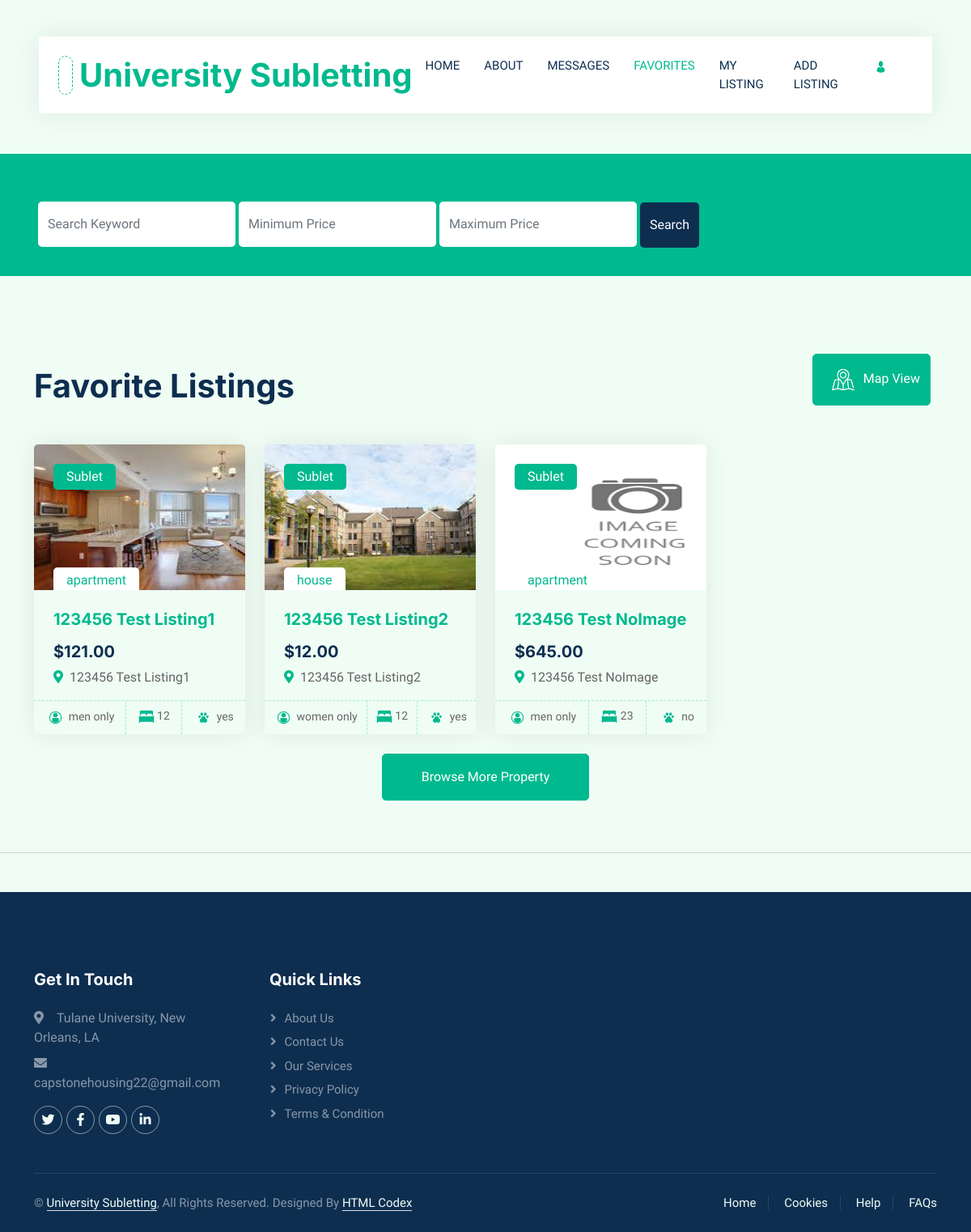
/favorites/ (signed in), run on the app's committed database.
### hello/models.py (models this page shows)
class allinformation(models.Model):
    user = models.ForeignKey(User, on_delete=models.CASCADE, null=True)
    address = models.CharField(max_length=200, blank=True, null=True)
    city = models.CharField(max_length=200, blank=True, null=True)
    zip = models.IntegerField( blank=True, null=True)
    state = models.CharField(max_length=22, blank=True, null=True)
    hometype = models.CharField(max_length=100, blank=True, null=True)
    monthlyprice = models.DecimalField(max_digits = 100, decimal_places=2, blank=True, null=True)
    securitydeposit = models.DecimalField(max_digits = 100, decimal_places=2, blank=True, null=True)
    numbertenants = models.IntegerField(blank=True, null=True)
    gender = models.CharField(max_length=20, blank=True, null=True)
    beds = models.IntegerField( blank=True, null=True)
    addrentinfo = models.CharField(max_length=300, blank=True, null=True)
    parking = models.CharField(max_length=4, blank=True, null=True)
    pets = models.CharField(max_length=4, blank=True, null=True)
    laundry = models.CharField(max_length=20, blank=True, null=True)
    addamenityinfo = models.CharField(max_length=300, blank=True, null=True)
    image = models.ImageField(upload_to="images/",default="images/image_coming_soon.png", height_field=None, width_field=None, max_length=100,blank=True, null=True)

### hello/views.py (the view)
# urls.py: path("favorites/", views.favorites, name="favorites"),
def favorites(request):
    listingid = list(Favorite.objects.filter(user=request.user).values("listing_id"))
    print("test3")
    print(listingid)
    listingnums = []
    for item in listingid:
        listingnums.append(item["listing_id"])
    favorite_listings = allinformation.objects.filter(pk__in=listingnums)
    return render(request, "hello/favorites.html", {'favorite_listings': favorite_listings})

### hello/templates/hello/favorites.html (shortened to what this page needs)
{% extends "hello/layout.html" %}
{% load static %}
{% block content %}
    <head>
        <link href="https://cdnjs.cloudflare.com/ajax/libs/font-awesome/5.10.0/css/all.min.css" rel="stylesheet">
        <link href="https://cdn.jsdelivr.net/npm/bootstrap-icons@1.4.1/font/bootstrap-icons.css" rel="stylesheet">
        <link href="{% static 'lib/animate/animate.min.css' %}" rel="stylesheet">
        <link href="{% static 'lib/owlcarousel/assets/owl.carousel.min.css' %}" rel="stylesheet">
        <link href="{% static 'hello/css/bootstrap.min.css' %}" rel="stylesheet">
        <link href="{% static 'hello/css/style.css' %}" rel="stylesheet">
    </head>
    <div class="container-fluid nav-bar bg-transparent">
        <nav class="navbar navbar-expand-lg bg-white navbar-light py-0 px-4">
            <a href="{% url 'home' %}" class="navbar-brand d-flex align-items-center text-center">
                <div class="icon p-2 me-2">
                </div>
                <h1 class="m-0 text-primary">University Subletting</h1>
            </a>
            <div class="navbar-nav ms-auto">
                <a href="{% url 'home' %}" class="nav-item nav-link">Home</a>
                <a href="{% url 'about' %}" class="nav-item nav-link">About</a>
                <a href="{% url 'messages' %}" class="nav-item nav-link">Messages</a>
                <a href="{% url 'favorites' %}" class="nav-item nav-link active">Favorites</a>
                <a href="{% url 'listing' %}" class="nav-item nav-link">My Listing</a>
                <a href="{% url 'add_listing' %}" class="nav-item nav-link">Add Listing</a>
                <a href="{% url 'profile' %}" class="nav-item nav-link"><img class="img-fluid" src="{% static 'hello/images/icon-profile.png' %}" alt="Icon" style="width: 25px; height: 25px;"></a>
            </div>
        </nav>
    </div>
    <div class="container-fluid bg-primary mb-5 wow fadeIn " data-wow-delay="0.1s" style="padding: 35px; margin-top:50px">
        <div class="container">
            <div class="row g-2">
                    <div class="col-md-10">
                        <div class="row g-2">
                                    <form  action = "{% url 'search_listings' %} " method = "POST">
                                        <div style="display:inline-block;">
                                        <input type = "text" name = "search" placeholder="Search Keyword" class="form-control border-0 py-3">
                                        </div>
                                        <div style="display:inline-block;">
                                        <label for="minPrice"></label><input type="number" id="minPrice" name="minPrice" placeholder="Minimum Price" min=0  class="form-control border-0 py-3">
                                        </div>
                                        <div style="display:inline-block;">
                                        <label for="maxPrice"></label><input type="number" id="maxPrice" name="maxPrice" placeholder="Maximum Price" min=0 class="form-control border-0 py-3">
                                        </div>
                                        <div style="display:inline-block;" >
                                        <button type = "submit" class="btn btn-dark border-0 w-100 py-3" > Search</button>
                                        </div>
                                    </form>
                        </div>
                    </div>
            </div>
        </div>
    </div>
    <div class="container-xxl py-5">
        <div class="container">
            <div class="row g-0 gx-5 align-items-end">
                <div class="col-lg-6">
                    <div class="text-start mx-auto mb-5 wow slideInLeft" data-wow-delay="0.1s">
                        <h1 class="mb-3">Favorite Listings</h1>
                    </div>
                </div>
                <div class="col-lg-6 text-start text-lg-end wow slideInRight" data-wow-delay="0.1s">
                    <ul class="nav nav-pills d-inline-flex justify-content-end mb-5">
                        <li class="nav-item me-2">
                            <a class="btn btn-outline-primary active" data-bs-toggle="pill" href="#tab-1"><img class="img-fluid" src="{% static 'hello/images/icon-map.png'%}" alt="Icon" style="width: 50px; height: 50px;">Map View</a>
                        </li>
                    </ul>
                </div>
            </div>
            <div class="tab-content">
                <div id="tab-1" class="tab-pane fade show p-0 active">
                    <div class="row g-4">
                        {% for listing in favorite_listings%}
                        <div class="col-lg-3 col-md-6 wow fadeInUp" data-wow-delay="0.1s">
                            <a href="{% url 'view_listing' listing.id %}">
                                <div class="property-item rounded overflow-hidden">
                                    <div class="position-relative overflow-hidden">
                                        <img src="{{listing.image.url}}"  width="350" height="180" alt="Listing Picture">
                                        <div class="bg-primary rounded text-white position-absolute start-0 top-0 m-4 py-1 px-3">Sublet</div>
                                        <div class="bg-white rounded-top text-primary position-absolute start-0 bottom-0 mx-4 pt-1 px-3">{{listing.hometype}}</div>
                                    </div>
                                    <div class="p-4 pb-0">
                                        <h5 class="text-primary mb-3">{{listing.address}}</h5>
                                        <a class="d-block h5 mb-2" href="{% url 'view_listing' listing.id %}" id="{{listing.id}}">${{listing.monthlyprice}}</a>
                                        <p><i class="fa fa-map-marker-alt text-primary me-2"></i>{{listing.address}}</p>
                                    </div>
                                    <div class="d-flex border-top">
                                        <small class="flex-fill text-center border-end py-2"><img class="img-fluid" src="{% static 'hello/images/icon-person.png'%}" alt="Icon" style="width: 25px; height: 25px;"></img> {{listing.gender}}</small>
                                        <small class="flex-fill text-center border-end py-2"><img class="img-fluid " src="{% static 'hello/images/icon-bed.png'%}" alt="Icon" style="width: 20px; height: 20px;"></img> {{listing.beds}}</small>
                                        <small class="flex-fill text-center py-2"><img class="img-fluid" src="{% static 'hello/images/icon-pet.png'%}" alt="Icon" style="width: 25px; height: 25px;"></img> {{listing.pets}}</small>
                                    </div>
                                </div>
                            </a>
                        </div>
                        {% endfor %}
                        <div class="col-12 text-center">
                            <a class="btn btn-primary py-3 px-5" href="">Browse More Property</a>
                        </div>
                    </div>
                </div>
            </div>
        </div>
    </div>
{% endblock %}

### hello/static/hello/css/style.css (style rules this page uses)
:root { --primary: #00B98E; --secondary: #FF6922; --light: #EFFDF5; --dark: #0E2E50; }
.btn { transition: .5s; }
.btn.btn-primary, .btn.btn-secondary { color: #FFFFFF; }
.nav-bar { position: relative; margin-top: 45px; padding: 0 3rem; transition: .5s; z-index: 9999; }
.navbar { box-shadow: 0 0 30px rgba(0, 0, 0, .08); }
.navbar-light .navbar-nav .nav-link { margin-right: 30px; padding: 25px 0; color: #FFFFFF; font-size: 15px; text-transform: uppercase; outline: none; }
.navbar-light .navbar-nav .nav-link:hover, .navbar-light .navbar-nav .nav-link.active { color: var(--primary); }
.navbar-light .navbar-brand { height: 75px; }
.navbar-light .navbar-nav .nav-link { color: var(--dark); font-weight: 500; }
.icon { padding: 15px; display: inline-flex; align-items: center; justify-content: center; background: #FFFFFF !important; border-radius: 50px; border: 1px dashed var(--primary) !important; }
.nav-pills .nav-item .btn { color: var(--dark); }
.nav-pills .nav-item .btn:hover, .nav-pills .nav-item .btn.active { color: #FFFFFF; }
.property-item { box-shadow: 0 0 30px rgba(0, 0, 0, .08); }
.property-item img { transition: .5s; }
.property-item .border-top { border-top: 1px dashed rgba(0, 185, 142, .3) !important; }
.property-item .border-end { border-right: 1px dashed rgba(0, 185, 142, .3) !important; }

### data on the page
allinformation: image (picture), hometype "apartment", address "123456 Test Listing1", monthlyprice "121.00", gender "men only", beds "12", pets "yes"
allinformation: image (picture), hometype "house", address "123456 Test Listing2", monthlyprice "12.00", gender "women only", beds "12", pets "yes"
allinformation: image (picture), hometype "apartment", address "123456 Test NoImage", monthlyprice "645.00", gender "men only", beds "23", pets "no"
